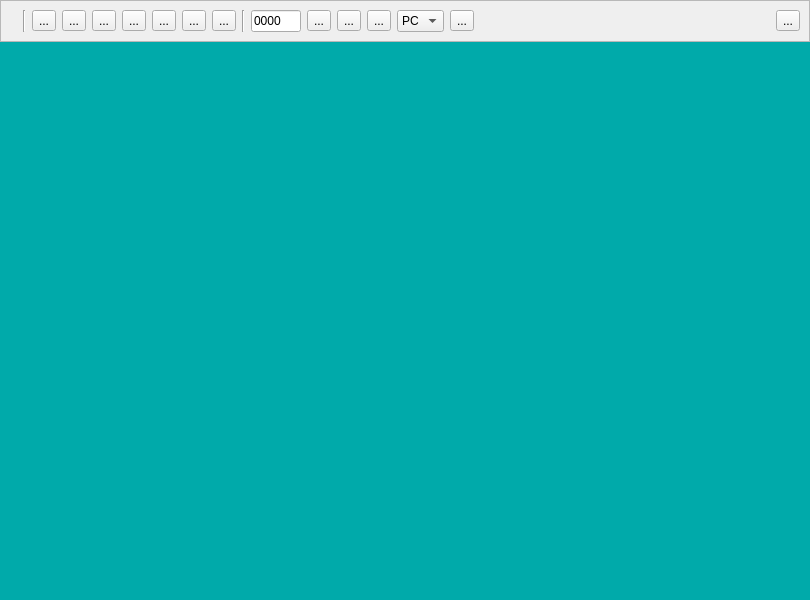
<?xml version="1.0" encoding="UTF-8"?>
<ui version="4.0">
 <class>DebugWindow</class>
 <widget class="QDialog" name="DebugWindow">
  <property name="geometry">
   <rect>
    <x>0</x>
    <y>0</y>
    <width>810</width>
    <height>600</height>
   </rect>
  </property>
  <property name="sizePolicy">
   <sizepolicy hsizetype="Preferred" vsizetype="Preferred">
    <horstretch>0</horstretch>
    <verstretch>0</verstretch>
   </sizepolicy>
  </property>
  <property name="sizeIncrement">
   <size>
    <width>9</width>
    <height>16</height>
   </size>
  </property>
  <property name="windowTitle">
   <string>Dialog</string>
  </property>
  <layout class="QVBoxLayout" name="verticalLayout">
   <property name="spacing">
    <number>0</number>
   </property>
   <property name="leftMargin">
    <number>0</number>
   </property>
   <property name="topMargin">
    <number>0</number>
   </property>
   <property name="rightMargin">
    <number>0</number>
   </property>
   <property name="bottomMargin">
    <number>0</number>
   </property>
   <item>
    <layout class="QHBoxLayout" name="horizontalLayout_4">
     <property name="spacing">
      <number>0</number>
     </property>
     <property name="leftMargin">
      <number>0</number>
     </property>
     <property name="topMargin">
      <number>0</number>
     </property>
     <property name="rightMargin">
      <number>0</number>
     </property>
     <property name="bottomMargin">
      <number>0</number>
     </property>
     <item>
      <widget class="QFrame" name="frame">
       <property name="minimumSize">
        <size>
         <width>0</width>
         <height>40</height>
        </size>
       </property>
       <property name="frameShape">
        <enum>QFrame::StyledPanel</enum>
       </property>
       <property name="frameShadow">
        <enum>QFrame::Raised</enum>
       </property>
       <layout class="QHBoxLayout" name="horizontalLayout_5">
        <item>
         <widget class="QLabel" name="state">
          <property name="sizePolicy">
           <sizepolicy hsizetype="Fixed" vsizetype="Fixed">
            <horstretch>0</horstretch>
            <verstretch>0</verstretch>
           </sizepolicy>
          </property>
          <property name="maximumSize">
           <size>
            <width>36</width>
            <height>36</height>
           </size>
          </property>
          <property name="baseSize">
           <size>
            <width>36</width>
            <height>36</height>
           </size>
          </property>
          <property name="text">
           <string/>
          </property>
          <property name="pixmap">
           <pixmap resource="../resources.qrc">:/icons/ondebug</pixmap>
          </property>
          <property name="scaledContents">
           <bool>true</bool>
          </property>
         </widget>
        </item>
        <item>
         <widget class="Line" name="line_5">
          <property name="orientation">
           <enum>Qt::Vertical</enum>
          </property>
         </widget>
        </item>
        <item>
         <widget class="QToolButton" name="toPCButton">
          <property name="toolTip">
           <string>Return to PC</string>
          </property>
          <property name="text">
           <string notr="true">...</string>
          </property>
          <property name="icon">
           <iconset resource="../resources.qrc">
            <normaloff>:/icons/undo</normaloff>:/icons/undo</iconset>
          </property>
         </widget>
        </item>
        <item>
         <widget class="QToolButton" name="stepButton">
          <property name="toolTip">
           <string>Step into</string>
          </property>
          <property name="text">
           <string notr="true">...</string>
          </property>
          <property name="icon">
           <iconset resource="../resources.qrc">
            <normaloff>:/icons/forward</normaloff>:/icons/forward</iconset>
          </property>
         </widget>
        </item>
        <item>
         <widget class="QToolButton" name="stepOverButton">
          <property name="toolTip">
           <string>Step over</string>
          </property>
          <property name="text">
           <string notr="true">...</string>
          </property>
          <property name="icon">
           <iconset resource="../resources.qrc">
            <normaloff>:/icons/step_over</normaloff>:/icons/step_over</iconset>
          </property>
         </widget>
        </item>
        <item>
         <widget class="QToolButton" name="runUntilButton">
          <property name="toolTip">
           <string>Run until cursor</string>
          </property>
          <property name="text">
           <string notr="true">...</string>
          </property>
          <property name="icon">
           <iconset resource="../resources.qrc">
            <normaloff>:/icons/finish</normaloff>:/icons/finish</iconset>
          </property>
         </widget>
        </item>
        <item>
         <widget class="QToolButton" name="runDebuggedButton">
          <property name="toolTip">
           <string>Run under debugger</string>
          </property>
          <property name="text">
           <string notr="true">...</string>
          </property>
          <property name="icon">
           <iconset resource="../resources.qrc">
            <normaloff>:/icons/play</normaloff>:/icons/play</iconset>
          </property>
         </widget>
        </item>
        <item>
         <widget class="QToolButton" name="stopTrackingButton">
          <property name="toolTip">
           <string>Stop</string>
          </property>
          <property name="text">
           <string notr="true">...</string>
          </property>
          <property name="icon">
           <iconset resource="../resources.qrc">
            <normaloff>:/icons/pause</normaloff>:/icons/pause</iconset>
          </property>
         </widget>
        </item>
        <item>
         <widget class="QToolButton" name="runButton">
          <property name="toolTip">
           <string>Run without debugging</string>
          </property>
          <property name="text">
           <string notr="true">...</string>
          </property>
          <property name="icon">
           <iconset resource="../resources.qrc">
            <normaloff>:/icons/play_fwd</normaloff>:/icons/play_fwd</iconset>
          </property>
         </widget>
        </item>
        <item>
         <widget class="Line" name="line_4">
          <property name="orientation">
           <enum>Qt::Vertical</enum>
          </property>
         </widget>
        </item>
        <item>
         <widget class="QLineEdit" name="valueEdit">
          <property name="sizePolicy">
           <sizepolicy hsizetype="Fixed" vsizetype="Fixed">
            <horstretch>0</horstretch>
            <verstretch>0</verstretch>
           </sizepolicy>
          </property>
          <property name="minimumSize">
           <size>
            <width>50</width>
            <height>0</height>
           </size>
          </property>
          <property name="maximumSize">
           <size>
            <width>50</width>
            <height>16777215</height>
           </size>
          </property>
          <property name="baseSize">
           <size>
            <width>0</width>
            <height>0</height>
           </size>
          </property>
          <property name="text">
           <string notr="true">0000</string>
          </property>
         </widget>
        </item>
        <item>
         <widget class="QToolButton" name="gotoButton">
          <property name="text">
           <string notr="true">...</string>
          </property>
          <property name="icon">
           <iconset resource="../resources.qrc">
            <normaloff>:/icons/next</normaloff>:/icons/next</iconset>
          </property>
         </widget>
        </item>
        <item>
         <widget class="QToolButton" name="addBRButton">
          <property name="toolTip">
           <string>Add a breakpoint</string>
          </property>
          <property name="text">
           <string notr="true">...</string>
          </property>
          <property name="icon">
           <iconset resource="../resources.qrc">
            <normaloff>:/icons/add</normaloff>:/icons/add</iconset>
          </property>
         </widget>
        </item>
        <item>
         <widget class="QToolButton" name="removeBRButton">
          <property name="toolTip">
           <string>Delete breakpoint</string>
          </property>
          <property name="text">
           <string notr="true">...</string>
          </property>
          <property name="icon">
           <iconset resource="../resources.qrc">
            <normaloff>:/icons/remove</normaloff>:/icons/remove</iconset>
          </property>
         </widget>
        </item>
        <item>
         <widget class="QComboBox" name="valueSelect">
          <item>
           <property name="text">
            <string notr="true">PC</string>
           </property>
          </item>
         </widget>
        </item>
        <item>
         <widget class="QToolButton" name="toolButton">
          <property name="toolTip">
           <string>Set value</string>
          </property>
          <property name="text">
           <string notr="true">...</string>
          </property>
          <property name="icon">
           <iconset resource="../resources.qrc">
            <normaloff>:/icons/accept</normaloff>:/icons/accept</iconset>
          </property>
         </widget>
        </item>
        <item>
         <spacer name="horizontalSpacer">
          <property name="orientation">
           <enum>Qt::Horizontal</enum>
          </property>
          <property name="sizeHint" stdset="0">
           <size>
            <width>40</width>
            <height>20</height>
           </size>
          </property>
         </spacer>
        </item>
        <item>
         <widget class="QToolButton" name="closeButton">
          <property name="text">
           <string notr="true">...</string>
          </property>
          <property name="icon">
           <iconset resource="../resources.qrc">
            <normaloff>:/icons/exit</normaloff>:/icons/exit</iconset>
          </property>
         </widget>
        </item>
       </layout>
      </widget>
     </item>
    </layout>
   </item>
   <item>
    <layout class="QHBoxLayout" name="horizontalLayout">
     <property name="spacing">
      <number>0</number>
     </property>
     <item>
      <widget class="DisAsmArea" name="codeview" native="true">
       <property name="sizePolicy">
        <sizepolicy hsizetype="Expanding" vsizetype="Expanding">
         <horstretch>0</horstretch>
         <verstretch>0</verstretch>
        </sizepolicy>
       </property>
       <property name="autoFillBackground">
        <bool>false</bool>
       </property>
       <property name="styleSheet">
        <string notr="true">background-color: rgb(0, 170, 170);</string>
       </property>
      </widget>
     </item>
     <item>
      <widget class="KeyValueArea" name="registers" native="true">
       <property name="minimumSize">
        <size>
         <width>99</width>
         <height>0</height>
        </size>
       </property>
       <property name="styleSheet">
        <string notr="true">background-color: rgb(0, 170, 170);</string>
       </property>
      </widget>
     </item>
     <item>
      <widget class="KeyValueArea" name="flags" native="true">
       <property name="minimumSize">
        <size>
         <width>72</width>
         <height>0</height>
        </size>
       </property>
       <property name="styleSheet">
        <string notr="true">background-color: rgb(0, 170, 170);</string>
       </property>
      </widget>
     </item>
    </layout>
   </item>
   <item>
    <layout class="QHBoxLayout" name="horizontalLayout_2">
     <property name="spacing">
      <number>0</number>
     </property>
     <item>
      <widget class="DumpArea" name="dump" native="true">
       <property name="minimumSize">
        <size>
         <width>0</width>
         <height>144</height>
        </size>
       </property>
       <property name="styleSheet">
        <string notr="true">background-color: rgb(0, 170, 170);</string>
       </property>
      </widget>
     </item>
    </layout>
   </item>
  </layout>
 </widget>
 <customwidgets>
  <customwidget>
   <class>DumpArea</class>
   <extends>QWidget</extends>
   <header location="global">dialogs/dumparea.h</header>
   <container>1</container>
  </customwidget>
  <customwidget>
   <class>DisAsmArea</class>
   <extends>QWidget</extends>
   <header>dialogs/disasmarea.h</header>
   <container>1</container>
  </customwidget>
  <customwidget>
   <class>KeyValueArea</class>
   <extends>QWidget</extends>
   <header>dialogs/keyvaluearea.h</header>
   <container>1</container>
  </customwidget>
 </customwidgets>
 <resources>
  <include location="../resources.qrc"/>
 </resources>
 <connections/>
</ui>
